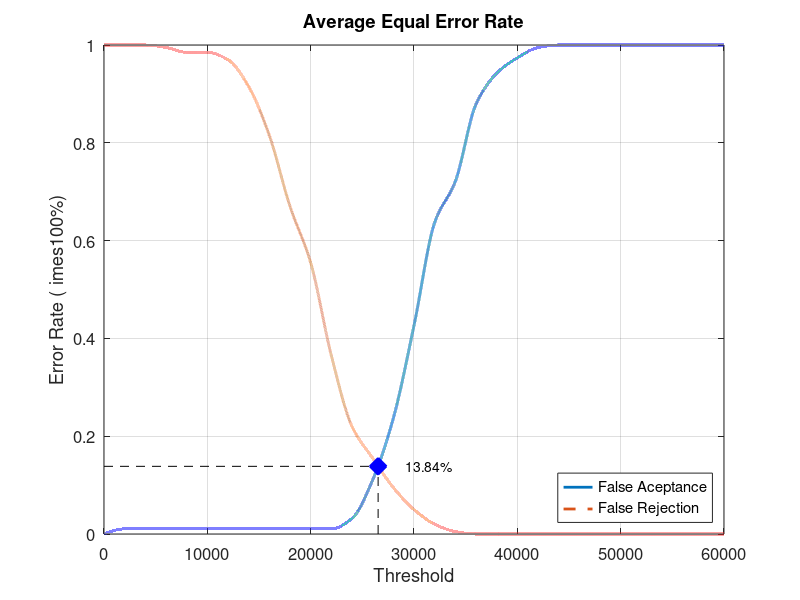
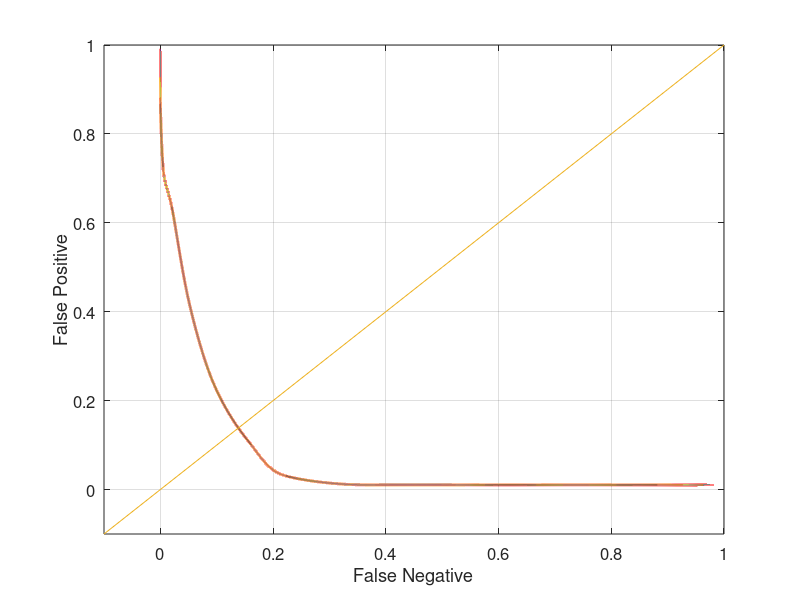

Write MATLAB code to recreate these figures, in order.
close all;
clear;
clc;
x = 0:2000:60000;
xq = 0:0.5:60000;

y0 = [0 0.0105263 0.0105263 0.0105263 0.0105263 0.0105263 0.0105263 0.0105263 0.0105263 0.0105263 0.0105263 0.0105263 0.0315789 0.110526 0.236842 0.426316 0.636842 0.721053 0.878947 0.942105 0.973684 0.994737 1 1 1 1 1 1 1 1 1]
yy0 = interp1(x, y0, xq, 'pchip');
y1 = [1 1 1 0.995 0.985 0.985 0.97 0.915 0.815 0.67 0.555 0.365 0.22 0.155 0.095 0.05 0.02 0.005 0 0 0 0 0 0 0 0 0 0 0 0 0]
yy1 = interp1(x, y1, xq, 'pchip');

% Calculating EER: 
y2 = abs(y0 - y1);
find(y2 == min(y2))
yy2 = abs(yy0 - yy1);
xEER = find(yy2 == min(yy2));
xEERIndex = xq(xEER) % X-axis EER
yEER = yy0(xEER) % Y-axis EER

main = figure
plot(xq, yy0,'-','LineWidth', 2);	hold on
plot(xq, yy1,'--','LineWidth', 2);	hold on
plot([xEERIndex xEERIndex], [0 yEER], 'k--');	hold on
plot([0 xEERIndex], [yEER yEER], 'k--');	hold on
plot(xEERIndex, yEER, 'bx', 'LineWidth', 10);	hold on
text(xEERIndex + 10 * xEERIndex / 100, yEER, [num2str(round((10000 * yEER)) / 100) '%'])
legend('False Aceptance', 'False Rejection', 'Location', 'SouthEast')
xlabel('Threshold')
ylabel('Error Rate (	imes100%)')
title('Average Equal Error Rate')
set(gca, 'FontSize', 12)
axis([0 60000 0 1])
grid on

print(main, 'Database1_2Main', '-dpng');
FNRxFPR = figure('Color', [1 1 1]);
plot(yy1, yy0, '-', yy1, yy0, 'LineWidth', 2);
hold on
y = -0.1:0.1:1
plot(y, y); 
set(gca, 'FontSize', 12)
xlabel('False Negative')
ylabel('False Positive')
axis([-0.1 1 -0.1 1])
set(gca, 'FontSize', 12)
grid on

print(FNRxFPR, 'Database1_2FNRxFPR','-dpng');
